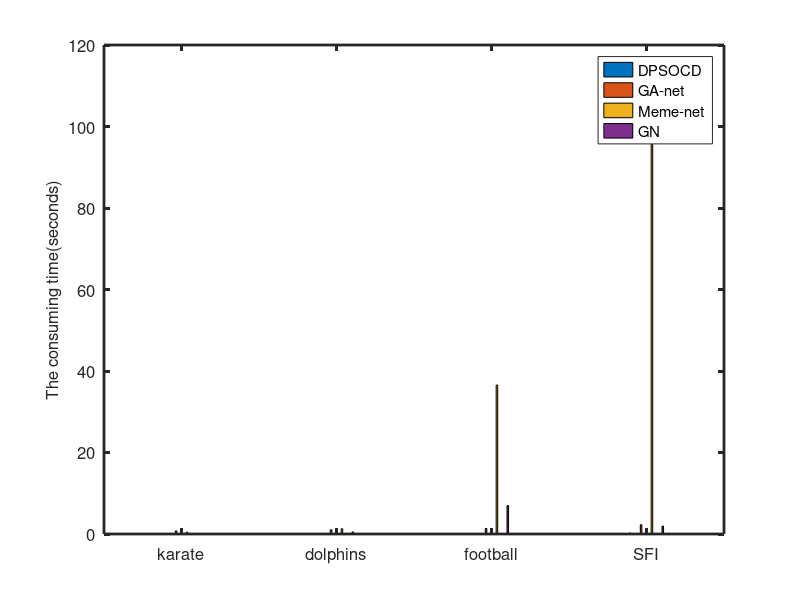
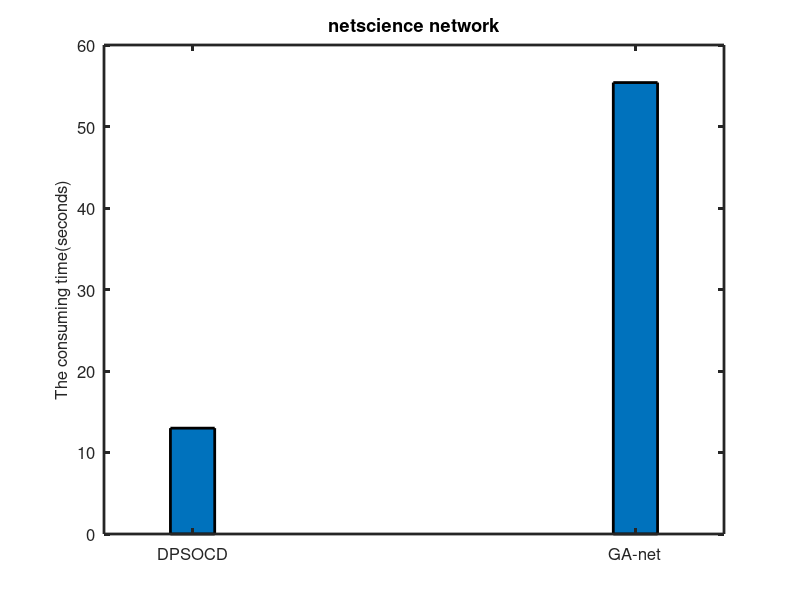

Here is the MATLAB script that generated these plots, in order:
% node=[34,62,105,118,1589];
% node1=[34,62,105,118];
% psoT=[0.0033976 0.02878 0.0368446 0.23561 0.298849];
% c1=plot(node',psoT,'-r*');
% hold on
% GAnetT=[0.763274 1.0355 1.368761 2.28257 45.391013];
% c2=plot(node',GAnetT,'-mv');
% MemeT=[0.455667 1.292639 36.552046 109.958445];
% c3=plot(node1',MemeT,'-bs');
% GNT=[0.090418 0.5029 6.970292 1.933909];
% c4=plot(node1',GNT,'-kp');
% 
% figure(1)
% node=[1589];
% node1=[34,62,105,118];
% psoT=[0.0033976 0.02878 0.0368446 0.23561];
% psoT1=[0.298849];
% c1=plot(node1',psoT,'-r*',node',psoT1,'-r*');
% hold on
% GAnetT=[0.763274 1.0355 1.368761 2.28257];
% GAnetT1=[45.391013];
% c2=plot(node1',GAnetT,'-gv',node',GAnetT1,'-gv');
% MemeT=[0.455667 1.292639 36.552046 109.958445];
% c3=plot(node1',MemeT,'-bs');
% GNT=[0.090418 0.5029 6.970292 1.933909];
% c4=plot(node1',GNT,'-kp');


% figure(2)
% x=0.2:0.1:0.6;
% Time = [264.534 196.061 272.097 78.478 93.019;
%                         635.586 958.436 360.231 349.138 248.720;
%                         134.395 131.305 129.629 124.971 129.388];
% a=Time';
% bar(x',a,'group');
% 
% xlabel('resolution');
% ylabel('costing time for algorithms to reach max D value (s)');
% legend('CSA-Net','Meme-Net','GACD');


figure(3)
% subplot(1,2,1);
data = [0.0033976,0.763274,0.455667,0.090418;0.02878,1.0355,1.292639,0.5029;0.0368446,1.368761,36.552046,6.970292;0.23561,2.282507,109.958445,1.933909];
b = bar(data,0.4);
ch = get(b,'children');
% axis xy;
% % set(ch,'FaceVertexCData',[0 0 1;0 1 1;1 1 1;1 0 1]);
% % set(ch{1},'FaceVertexCData',[1;1;1;1;2;2;2;2;3;3;3;3;4;4;4;4]);
% % 
% % set(ch{2},'FaceVertexCData',[1;1;1;1;2;2;2;2;3;3;3;3;4;4;4;4]);
% % 
% % set(ch{3},'FaceVertexCData',[1;1;1;1;2;2;2;2;3;3;3;3;4;4;4;4]);
% % 
% % set(ch{4},'FaceVertexCData',[1;1;1;1;2;2;2;2;3;3;3;3;4;4;4;4]);

set(gca,'XTickLabel',{'karate','dolphins','football','SFI'})
legend('DPSOCD','GA-net','Meme-net','GN');
ylabel('The consuming time(seconds)');
set(gca,'linewidth',2.0);
% set(b,'linewidth',2.0);
hh=findobj('tag','legend') ;
hh1=findobj('gca','XTickLabel') ;
set(hh,'fontsize',12) ;
set(hh1,'fontsize',12) ;
set(gca,'fontsize',12);
set(get(gca,'ylabel'),'fontsize',12);

figure(4)
% subplot(1,2,2);
data1 = [12.98849 55.391013];
% box on
% b1 = bar(data1,'group');
b1 = bar(data1,0.1);
 set(gca,'XTickLabel',{'DPSOCD','GA-net'})
%ch = get(b1,'children');
% set(ch,'FaceVertexCData',[1 0 0;0 0 0]);
% legend('DPSOCD','GA-net');
ylabel('The consuming time(seconds)');
title('netscience network');
set(gca,'linewidth',2.0);
set(b1,'linewidth',2.0);
hh=findobj('tag','legend') ;
hh=findobj('tag','title') ;
set(hh,'fontsize',12) ;
set(gca,'fontsize',12);
% set(get(gca,'xlabel'),'fontsize',12);
set(get(gca,'ylabel'),'fontsize',12);


% 
% Y = randn(3,5);
% h = bar(Y);
% set(get(h(1),'BaseLine'),'LineWidth',2,'LineStyle',':')
% colormap summer % Change the color scheme

